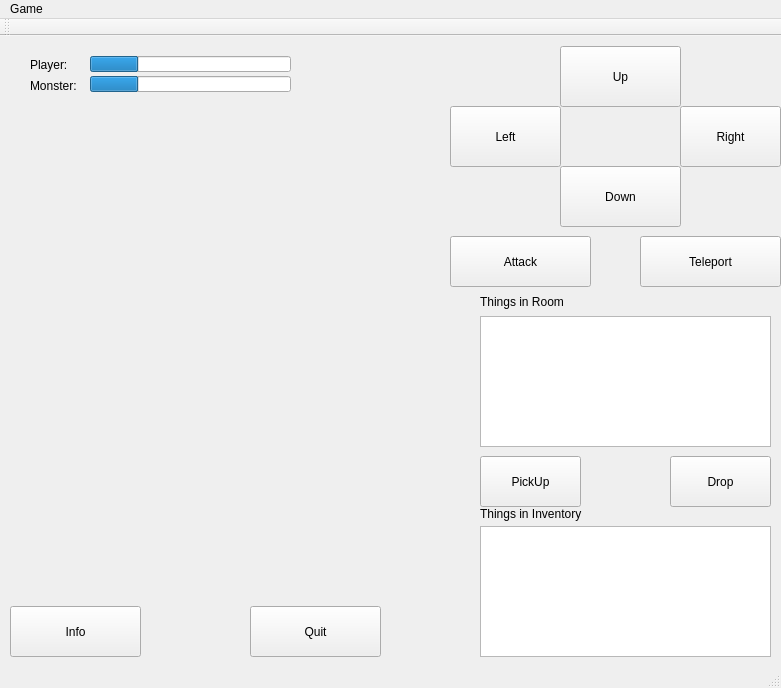
<?xml version="1.0" encoding="UTF-8"?>
<ui version="4.0">
 <class>MainWindow</class>
 <widget class="QMainWindow" name="MainWindow">
  <property name="geometry">
   <rect>
    <x>0</x>
    <y>0</y>
    <width>781</width>
    <height>688</height>
   </rect>
  </property>
  <property name="windowTitle">
   <string>MainWindow</string>
  </property>
  <widget class="QWidget" name="centralWidget">
   <widget class="QWidget" name="widget" native="true">
    <property name="geometry">
     <rect>
      <x>450</x>
      <y>0</y>
      <width>331</width>
      <height>641</height>
     </rect>
    </property>
    <widget class="QPushButton" name="btn_left">
     <property name="geometry">
      <rect>
       <x>0</x>
       <y>70</y>
       <width>111</width>
       <height>61</height>
      </rect>
     </property>
     <property name="text">
      <string>Left</string>
     </property>
    </widget>
    <widget class="QPushButton" name="btn_down">
     <property name="geometry">
      <rect>
       <x>110</x>
       <y>130</y>
       <width>121</width>
       <height>61</height>
      </rect>
     </property>
     <property name="text">
      <string>Down</string>
     </property>
    </widget>
    <widget class="QPushButton" name="btn_right">
     <property name="geometry">
      <rect>
       <x>230</x>
       <y>70</y>
       <width>101</width>
       <height>61</height>
      </rect>
     </property>
     <property name="text">
      <string>Right</string>
     </property>
    </widget>
    <widget class="QPushButton" name="btn_up">
     <property name="geometry">
      <rect>
       <x>110</x>
       <y>10</y>
       <width>121</width>
       <height>61</height>
      </rect>
     </property>
     <property name="text">
      <string>Up</string>
     </property>
    </widget>
    <widget class="QListWidget" name="lst_items">
     <property name="geometry">
      <rect>
       <x>30</x>
       <y>280</y>
       <width>291</width>
       <height>131</height>
      </rect>
     </property>
    </widget>
    <widget class="QLabel" name="label">
     <property name="geometry">
      <rect>
       <x>30</x>
       <y>250</y>
       <width>161</width>
       <height>31</height>
      </rect>
     </property>
     <property name="text">
      <string>Things in Room</string>
     </property>
    </widget>
    <widget class="QPushButton" name="btn_pick">
     <property name="geometry">
      <rect>
       <x>30</x>
       <y>420</y>
       <width>101</width>
       <height>51</height>
      </rect>
     </property>
     <property name="text">
      <string>PickUp</string>
     </property>
    </widget>
    <widget class="QPushButton" name="btn_drop">
     <property name="geometry">
      <rect>
       <x>220</x>
       <y>420</y>
       <width>101</width>
       <height>51</height>
      </rect>
     </property>
     <property name="text">
      <string>Drop</string>
     </property>
    </widget>
    <widget class="QListWidget" name="lst_inventory">
     <property name="geometry">
      <rect>
       <x>30</x>
       <y>490</y>
       <width>291</width>
       <height>131</height>
      </rect>
     </property>
    </widget>
    <widget class="QLabel" name="label_2">
     <property name="geometry">
      <rect>
       <x>30</x>
       <y>470</y>
       <width>161</width>
       <height>16</height>
      </rect>
     </property>
     <property name="text">
      <string>Things in Inventory</string>
     </property>
    </widget>
    <widget class="QPushButton" name="btn_attack">
     <property name="geometry">
      <rect>
       <x>0</x>
       <y>200</y>
       <width>141</width>
       <height>51</height>
      </rect>
     </property>
     <property name="text">
      <string>Attack</string>
     </property>
    </widget>
    <widget class="QPushButton" name="btn_teleport">
     <property name="geometry">
      <rect>
       <x>190</x>
       <y>200</y>
       <width>141</width>
       <height>51</height>
      </rect>
     </property>
     <property name="text">
      <string>Teleport</string>
     </property>
    </widget>
   </widget>
   <widget class="QLabel" name="lbl_player">
    <property name="geometry">
     <rect>
      <x>30</x>
      <y>19</y>
      <width>54</width>
      <height>20</height>
     </rect>
    </property>
    <property name="text">
     <string>Player:</string>
    </property>
   </widget>
   <widget class="QProgressBar" name="prog_player">
    <property name="geometry">
     <rect>
      <x>90</x>
      <y>20</y>
      <width>201</width>
      <height>16</height>
     </rect>
    </property>
    <property name="value">
     <number>24</number>
    </property>
    <property name="alignment">
     <set>Qt::AlignRight|Qt::AlignTrailing|Qt::AlignVCenter</set>
    </property>
    <property name="textVisible">
     <bool>false</bool>
    </property>
   </widget>
   <widget class="QLabel" name="lbl_monster">
    <property name="geometry">
     <rect>
      <x>30</x>
      <y>40</y>
      <width>54</width>
      <height>20</height>
     </rect>
    </property>
    <property name="text">
     <string>Monster:</string>
    </property>
   </widget>
   <widget class="QProgressBar" name="prog_monster">
    <property name="geometry">
     <rect>
      <x>90</x>
      <y>40</y>
      <width>201</width>
      <height>16</height>
     </rect>
    </property>
    <property name="value">
     <number>24</number>
    </property>
    <property name="alignment">
     <set>Qt::AlignRight|Qt::AlignTrailing|Qt::AlignVCenter</set>
    </property>
    <property name="textVisible">
     <bool>false</bool>
    </property>
   </widget>
   <widget class="QPushButton" name="btn_info">
    <property name="geometry">
     <rect>
      <x>10</x>
      <y>570</y>
      <width>131</width>
      <height>51</height>
     </rect>
    </property>
    <property name="text">
     <string>Info</string>
    </property>
   </widget>
   <widget class="QPushButton" name="pushButton">
    <property name="geometry">
     <rect>
      <x>250</x>
      <y>570</y>
      <width>131</width>
      <height>51</height>
     </rect>
    </property>
    <property name="text">
     <string>Quit</string>
    </property>
   </widget>
  </widget>
  <widget class="QMenuBar" name="menuBar">
   <property name="geometry">
    <rect>
     <x>0</x>
     <y>0</y>
     <width>781</width>
     <height>26</height>
    </rect>
   </property>
   <widget class="QMenu" name="menuGame">
    <property name="title">
     <string>Game</string>
    </property>
    <addaction name="menu_exit"/>
   </widget>
   <addaction name="menuGame"/>
  </widget>
  <widget class="QToolBar" name="mainToolBar">
   <attribute name="toolBarArea">
    <enum>TopToolBarArea</enum>
   </attribute>
   <attribute name="toolBarBreak">
    <bool>false</bool>
   </attribute>
  </widget>
  <widget class="QStatusBar" name="statusBar"/>
  <action name="menu_exit">
   <property name="text">
    <string>Exit</string>
   </property>
  </action>
 </widget>
 <layoutdefault spacing="6" margin="11"/>
 <resources/>
 <connections/>
</ui>
